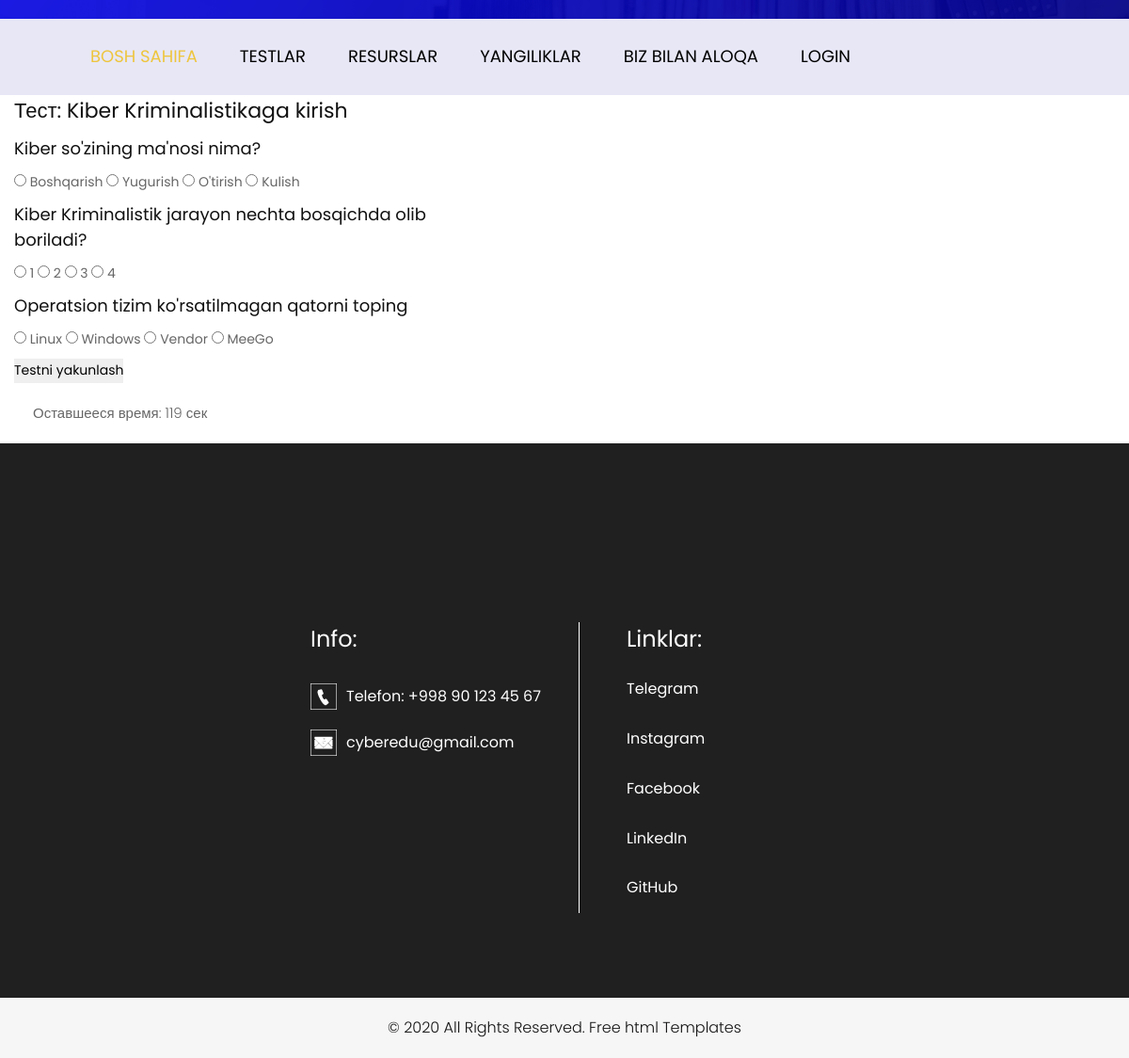
Screenshot of /quiz/2/ with the database file from the repository.
### videos/models.py (models this page shows, shortened)
class Quiz(models.Model):
    name = models.CharField(max_length=100)
    time_limit = models.PositiveIntegerField(default=60)

class Question(models.Model):
    quiz = models.ForeignKey(Quiz, related_name='questions', on_delete=models.CASCADE)
    text = models.CharField(max_length=255)
    answer_1 = models.CharField(max_length=255)
    answer_2 = models.CharField(max_length=255)
    answer_3 = models.CharField(max_length=255)
    answer_4 = models.CharField(max_length=255)
    correct_answer = models.PositiveSmallIntegerField(choices=[
        (1, 'Answer 1'),
        (2, 'Answer 2'),
        (3, 'Answer 3'),
        (4, 'Answer 4')
    ])
    def get_answers(self):
        return [
            (1, self.answer_1),
            (2, self.answer_2),
            (3, self.answer_3),
            (4, self.answer_4),
        ]

### videos/views.py (the view, shortened to what this page needs)
# urls.py: path('quiz/<int:quiz_id>/', QuizView.as_view(), name='quiz'),
class QuizView(View):
    def get(self, request, quiz_id):
        quiz = get_object_or_404(Quiz, id=quiz_id)
        questions = quiz.questions.all()
        request.session['start_time'] = timezone.now().timestamp()
        return render(request, 'videos/quiz.html', {
            'quiz': quiz,
            'questions': questions,
            'time_limit': quiz.time_limit  # Берем время из базы
        })

### templates/videos/quiz.html (shortened to what this page needs)
{% load static %}
<!DOCTYPE html>
<html lang="en">
   <head>
      <link rel="stylesheet" type="text/css" href="https://cdnjs.cloudflare.com/ajax/libs/OwlCarousel2/2.0.0-beta.2.4/assets/owl.carousel.min.css" />
      <link rel="stylesheet" type="text/css" href="{% static 'css/bootstrap.min.css' %}">
      <link rel="stylesheet" type="text/css" href="{% static 'css/style.css' %}">
      <link rel="stylesheet" href="{% static 'css/responsive.css' %}">
      <link rel="stylesheet" href="{% static 'css/jquery.mCustomScrollbar.min.css' %}">
      <link rel="stylesheet" href="https://netdna.bootstrapcdn.com/font-awesome/4.0.3/css/font-awesome.css">
      <link rel="stylesheet" href="{% static 'css/owl.carousel.min.css' %}">
      <link rel="stylesheet" href="https://cdnjs.cloudflare.com/ajax/libs/fancybox/2.1.5/jquery.fancybox.min.css" media="screen">
       <link rel="stylesheet" href="https://cdnjs.cloudflare.com/ajax/libs/font-awesome/4.7.0/css/font-awesome.min.css">
   </head>
   <body>
      <div class="header_section">
         <div class="header_bg">
            <div class="container">
               <nav class="navbar navbar-expand-lg navbar-light bg-light">
                  <div class="collapse navbar-collapse" id="navbarSupportedContent">
                     <ul class="navbar-nav mr-auto">
                        <li class="nav-item active">
                           <a class="nav-link" href="{% url 'home_page' %}">Bosh sahifa</a>
                        </li>
                         <li class="nav-item">
                           <a class="nav-link" href="{% url 'quiz_list' %}">Testlar</a>
                        </li>
                        <li class="nav-item dropdown"><a href="#" class="nav-link" data-toggle="dropdown"> Resurslar </a>
                        </li>
                        <li class="nav-item">
                           <a class="nav-link" href="{% url 'blog_page' %}">Yangiliklar</a>
                        </li>
                        <li class="nav-item">
                           <a class="nav-link" href="{% url 'contact_page' %}">Biz bilan aloqa</a>
                        </li>
                        {% if request.user.is_authenticated %}
                            <button type="submit" class="btn btn-danger"  style="margin-top: -6px">
                                <form id="logout-form" action="{% url 'logout' %}" method="post">
                                <a href="#" onclick="document.getElementById('logout-form').submit(); return false;" style="color: white">Profildan chiqish</a>
                                {% csrf_token %}
                                </form>
                            </button>
                        {% else %}
                        <li class="nav-item">
                           <a class="nav-link" href="{% url 'login_page' %}">Login</a>
                        </li>
                        {% endif %}
                     </ul>
                  </div>
               </nav>
            </div>
         </div>
      </div>
          <div class="row">
            <div class="col-lg-5 col-md-5 col-sm-5">
              <div class="left_content">
                <div class="contact_area" style="margin-left:15px">
                    <h2>Тест: {{ quiz.name }}</h2>
                        <form id="quizForm" method="post">
                        {% for question in questions %}
                            <h3>{{ question.text }}</h3>
                            {% for number, answer_text in question.get_answers %}
                                <label>
                                    <input type="radio" name="question_{{ question.id }}" value="{{ number }}">
                                    {{ answer_text }}
                                </label>
                            {% endfor %}
                        {% endfor %}
                            <br>
                        <button type="submit">Testni yakunlash</button>
                    </form>
                    <p id="timer"></p>
                </div>
              </div>
            </div>
          </div>
      <div class="footer_section layout_padding">
         <div class="container">
            <div class="footer_section_2">
               <div class="row">
                  <div class="col-lg-3 margin_top">
                  </div>
                  <div class="col-lg-3">
                     <div>
                        <h4 class="information_text">Info:</h4>
                     <div class="call_text"><a href="#"><img src="{% static 'images/call-icon1.png' %}"><span class="padding_left_15">Telefon: +998 90 123 45 67</span></a></div>
                     <div class="call_text"><a href="#"><img src="{% static 'images/mail-icon1.png' %}"><span class="padding_left_15">cyberedu@gmail.com</span></a></div>
                     </div>
                  </div>
                  <div class="col-lg-3 col-md-6">
                     <div class="information_main">
                        <h4 class="information_text">Linklar:</h4>
                        <div class="footer_menu">
                           <ul>
                              <li><a href="{% url 'home_page' %}">Telegram</a></li>
                              <li><a href="about.html">Instagram</a></li>
                              <li><a href="services.html">Facebook</a></li>
                              <li><a href="blog.html">LinkedIn</a></li>
                              <li><a href="news.html">GitHub</a></li>
                           </ul>
                        </div>
                     </div>
                  </div>
                  <div class="col-lg-3">
                  </div>
               </div>
            </div>
         </div>
      </div>
      <div class="copyright_section">
         <div class="container">
            <p class="copyright_text">© 2020 All Rights Reserved. <a href="https://html.design">Free html  Templates</a></p>
         </div>
      </div>
   </body>
</html>

### static/css/style.css (style rules this page uses)
* { box-sizing: border-box !important; transition: ease all 0.5s; }
html { scroll-behavior: smooth; }
body { color: #666666; font-size: 14px; font-family: 'Poppins', sans-serif; line-height: 1.80857; font-weight: normal; overflow-x: hidden; }
a { color: #1f1f1f; text-decoration: none !important; outline: none !important; -webkit-transition: all .3s ease-in-out; -moz-transition: all .3s ease-in-out; -ms-transition: all .3s ease-in-out; -o-transition: all .3s ease-in-out; transition: all .3s ease-in-out; }
h1, h2, h3, h4, h5, h6 { letter-spacing: 0; font-weight: normal; position: relative; padding: 0 0 10px 0; font-weight: normal; line-height: normal; color: #111111; margin: 0 }
h2 { font-size: 22px }
h3 { font-size: 18px }
h4 { font-size: 16px }
*, *::after, *::before { -webkit-box-sizing: border-box; -moz-box-sizing: border-box; box-sizing: border-box; }
ul, li, ol { margin: 0px; padding: 0px; list-style: none; }
p { margin: 20px; font-weight: 300; font-size: 15px; line-height: 24px; }
a { color: #222222; text-decoration: none; outline: none !important; }
a, .btn { text-decoration: none !important; outline: none !important; -webkit-transition: all .3s ease-in-out; -moz-transition: all .3s ease-in-out; -ms-transition: all .3s ease-in-out; -o-transition: all .3s ease-in-out; transition: all .3s ease-in-out; }
img { max-width: 100%; height: auto; }
button { border: 0; margin: 0; padding: 0; cursor: pointer; }
.layout_padding { padding-top: 90px; padding-bottom: 0px; }
.header_section { width: 100%; float: left; background-image: url(../images/banner-bg.png); height: auto; background-size: 100%; background-repeat: no-repeat; padding-top: 20px; }
.header_bg { background-color: #e7e7f6; }
.bg-light { background-color: transparent !important; }
.navbar { padding: 1rem 1rem; }
.navbar-expand-lg .navbar-nav .nav-link { padding-right: 10px; padding-left: 35px; font-size: 18px; color: #000; text-transform: uppercase; }
.navbar-light .navbar-nav .active>.nav-link, .navbar-light .navbar-nav .nav-link.active, .navbar-light .navbar-nav .nav-link.show, .navbar-light .navbar-nav .show>.nav-link { color: #eec53d; }
.padding_left_15 { padding-left: 10px; }
.footer_section { width: 100%; float: left; background-color: #202020; height: auto; padding-bottom: 90px; }
.margin_top { margin-top: 90px; }
.call_text { width: 100%; float: left; font-size: 16px; color: #ffffff; padding-top: 20px; }
.call_text a { color: #ffffff; }
.footer_section_2 { width: 100%; float: left; margin-top: 100px; }
.footer_menu { width: 100%; float: left; }
.footer_menu ul { margin: 0px; padding: 0px; }
.footer_menu li { font-size: 16px; color: #ffffff; padding: 12px 0px; }
.footer_menu li a { color: #ffffff; }
.information_text { width: 100%; float: left; font-size: 24px; color: #fff; }
.information_main { width: 100%; float: left; border-left: 1px solid #ffffff; padding-left: 50px; }
.copyright_section { width: 100%; float: left; background-color: #f7f6f6; height: auto; }
.copyright_text { width: 100%; float: left; font-size: 16px; margin-left: 0px; color: #131313; text-align: center; }
.copyright_text a { color: #131313; }

### rows the page displays
Quiz: name "Kiber Kriminalistikaga kirish"
Question: text "Kiber so'zining ma'nosi nima?", get_answers "Boshqarish" "Yugurish" "O'tirish" "Kulish"
Question: text "Kiber Kriminalistik jarayon nechta bosqichda olib boriladi?", get_answers "1" "2" "3" "4"
Question: text "Operatsion tizim ko'rsatilmagan qatorni toping", get_answers "Linux" "Windows" "Vendor" "MeeGo"
